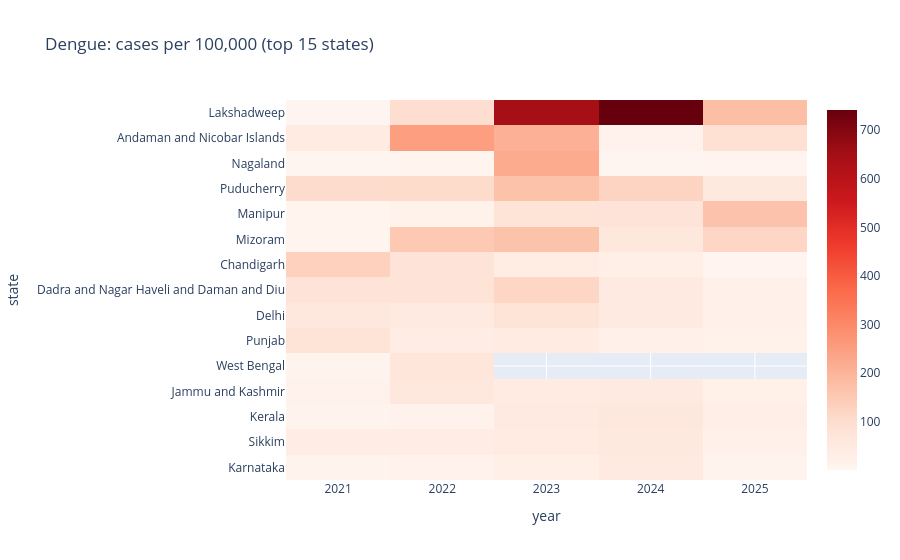
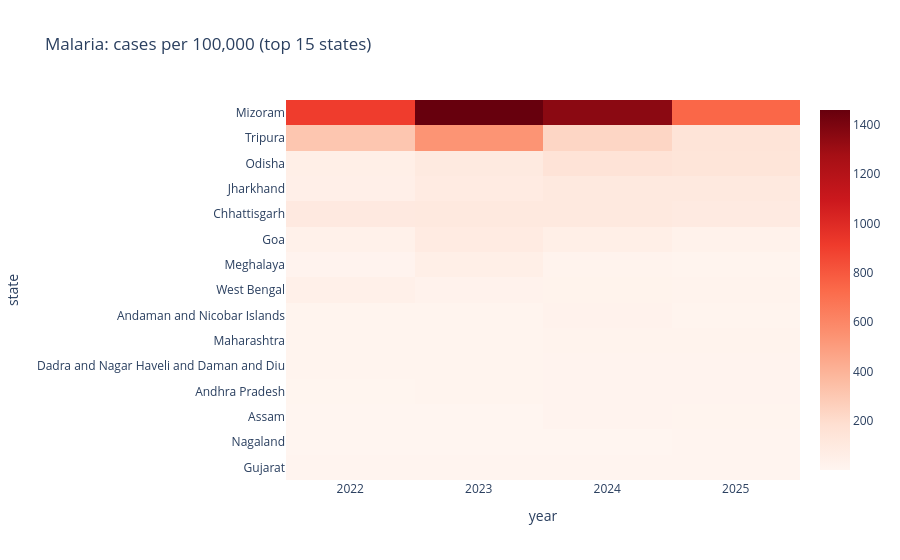

Source (notebook cell) for these figures, in order:
### Code cell
for d in ["Dengue", "Malaria"]:
    pivot = df[(df.disease == d) & df.usable].pivot(index="state", columns="year", values="cases_per_100k")
    pivot = pivot.loc[pivot.max(axis=1).sort_values(ascending=False).index].head(15)
    px.imshow(pivot, aspect="auto", color_continuous_scale="Reds",
              title=f"{d}: cases per 100,000 (top 15 states)").show()

### Figure 1 — Plotly figure (JSON) as saved in the notebook; plotly's stock layout.template omitted (floating-point values rounded to 4 significant figures)
{"data": [{"coloraxis": "coloraxis", "hovertemplate": "year: %{x}<br>state: %{y}<br>color: %{z}<extra></extra>", "name": "0", "type": "heatmap", "x": [2021, 2022, 2023, 2024, 2025], "xaxis": "x", "y": ["Lakshadweep", "Andaman and Nicobar Islands", "Nagaland", "Puducherry", "Manipur", "Mizoram", "Chandigarh", "Dadra and Nagar Haveli and Daman and Diu", "Delhi", "Punjab", "West Bengal", "Jammu and Kashmir", "Kerala", "Sikkim", "Karnataka"], "yaxis": "y", "z": [[1.471, 97.96, 646.9, 741.4, 179.6], [43.75, 252.7, 210.2, 14.62, 91.4], [1.095, 6.962, 221.4, 1.864, 4.267], [103.4, 104.1, 169.8, 126.6, 52.49], [6.414, 15.75, 79.07, 75.74, 168.2], [6.826, 152.2, 166.4, 59.55, 117.6], [132.1, 74.62, 36.87, 28.08, 5.259], [76.62, 78.85, 117.6, 50.98, 23.98], [63.63, 48.6, 79.05, 48.71, 21.08], [77.09, 36.13, 44.54, 20.24, 16.01], [8.422, 68.23, NaN, NaN, NaN], [12.75, 61.23, 47.08, 50.19, 24.51], [9.161, 12.44, 48.71, 57.56, 30.29], [35.89, 38.65, 45.12, 53.78, 24.08], [11.06, 14.7, 28.51, 48.29, 10.69]]}], "layout": {"coloraxis": {"autocolorscale": false, "colorscale": [[0, "rgb(255,245,240)"], [0.125, "rgb(254,224,210)"], [0.25, "rgb(252,187,161)"], [0.375, "rgb(252,146,114)"], [0.5, "rgb(251,106,74)"], [0.625, "rgb(239,59,44)"], [0.75, "rgb(203,24,29)"], [0.875, "rgb(165,15,21)"], [1, "rgb(103,0,13)"]]}, "title": {"text": "Dengue: cases per 100,000 (top 15 states)"}, "xaxis": {"anchor": "y", "domain": [0, 1], "title": {"text": "year"}}, "yaxis": {"anchor": "x", "autorange": "reversed", "domain": [0, 1], "title": {"text": "state"}}}}

### Figure 2 — Plotly figure (JSON) as saved in the notebook; plotly's stock layout.template omitted (floating-point values rounded to 4 significant figures)
{"data": [{"coloraxis": "coloraxis", "hovertemplate": "year: %{x}<br>state: %{y}<br>color: %{z}<extra></extra>", "name": "0", "type": "heatmap", "x": [2022, 2023, 2024, 2025], "xaxis": "x", "y": ["Mizoram", "Tripura", "Odisha", "Jharkhand", "Chhattisgarh", "Goa", "Meghalaya", "West Bengal", "Andaman and Nicobar Islands", "Maharashtra", "Dadra and Nagar Haveli and Daman and Diu", "Andhra Pradesh", "Assam", "Nagaland", "Gujarat"], "yaxis": "y", "z": [[909.2, 1460.0, 1353.0, 740.1], [310.9, 540.6, 232.8, 144.4], [53.83, 94.77, 154.7, 139.5], [49.2, 86.41, 106.0, 104.4], [100.7, 105.1, 102.8, 93.44], [37.47, 85.49, 55.87, 28.17], [14.44, 52.42, 19.92, 12.26], [41.17, 26.74, 21.9, 19.83], [12.46, 10.44, 23.79, 11.86], [12.32, 12.79, 16.55, 18.56], [9.587, 10.29, 15.5, 14.78], [3.817, 9.911, 14.75, 14.72], [0.7916, 1.588, 13.97, 10.98], [0.4069, 0.448, 0.5327, 9.238], [6.775, 6.031, 6.034, 5.209]]}], "layout": {"coloraxis": {"autocolorscale": false, "colorscale": [[0, "rgb(255,245,240)"], [0.125, "rgb(254,224,210)"], [0.25, "rgb(252,187,161)"], [0.375, "rgb(252,146,114)"], [0.5, "rgb(251,106,74)"], [0.625, "rgb(239,59,44)"], [0.75, "rgb(203,24,29)"], [0.875, "rgb(165,15,21)"], [1, "rgb(103,0,13)"]]}, "title": {"text": "Malaria: cases per 100,000 (top 15 states)"}, "xaxis": {"anchor": "y", "domain": [0, 1], "title": {"text": "year"}}, "yaxis": {"anchor": "x", "autorange": "reversed", "domain": [0, 1], "title": {"text": "state"}}}}
